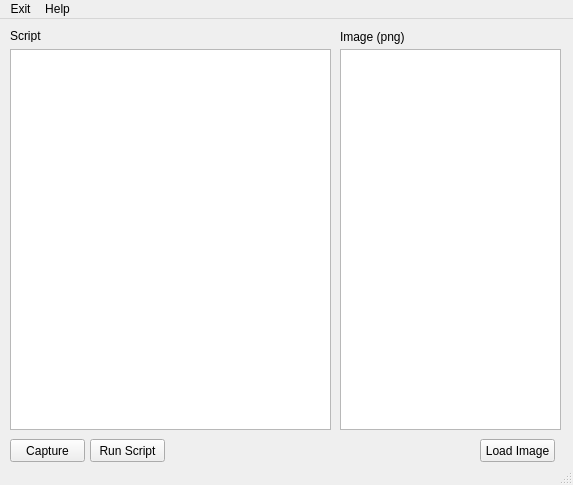
<?xml version="1.0" encoding="UTF-8"?>
<ui version="4.0">
 <class>MainWindow</class>
 <widget class="QMainWindow" name="MainWindow">
  <property name="geometry">
   <rect>
    <x>0</x>
    <y>0</y>
    <width>573</width>
    <height>485</height>
   </rect>
  </property>
  <property name="sizePolicy">
   <sizepolicy hsizetype="Fixed" vsizetype="Fixed">
    <horstretch>0</horstretch>
    <verstretch>0</verstretch>
   </sizepolicy>
  </property>
  <property name="windowTitle">
   <string>MainWindow</string>
  </property>
  <property name="windowIcon">
   <iconset>
    <normaloff>E:/qt_icon.png</normaloff>E:/qt_icon.png</iconset>
  </property>
  <widget class="QWidget" name="centralwidget">
   <widget class="QWidget" name="gridLayoutWidget">
    <property name="geometry">
     <rect>
      <x>10</x>
      <y>30</y>
      <width>321</width>
      <height>381</height>
     </rect>
    </property>
    <layout class="QGridLayout" name="gridLayout">
     <item row="0" column="1">
      <widget class="QTextEdit" name="textEdit"/>
     </item>
    </layout>
   </widget>
   <widget class="QWidget" name="gridLayoutWidget_2">
    <property name="geometry">
     <rect>
      <x>340</x>
      <y>30</y>
      <width>221</width>
      <height>381</height>
     </rect>
    </property>
    <layout class="QGridLayout" name="gridLayout_2">
     <item row="0" column="0">
      <widget class="QListWidget" name="imglistWidget"/>
     </item>
    </layout>
   </widget>
   <widget class="QPushButton" name="loadButton">
    <property name="geometry">
     <rect>
      <x>480</x>
      <y>420</y>
      <width>75</width>
      <height>23</height>
     </rect>
    </property>
    <property name="text">
     <string>Load Image</string>
    </property>
   </widget>
   <widget class="QPushButton" name="captureButton">
    <property name="geometry">
     <rect>
      <x>10</x>
      <y>420</y>
      <width>75</width>
      <height>23</height>
     </rect>
    </property>
    <property name="text">
     <string>Capture</string>
    </property>
   </widget>
   <widget class="QPushButton" name="runScriptButton">
    <property name="geometry">
     <rect>
      <x>90</x>
      <y>420</y>
      <width>75</width>
      <height>23</height>
     </rect>
    </property>
    <property name="text">
     <string>Run Script</string>
    </property>
   </widget>
   <widget class="QLabel" name="scriptlabel">
    <property name="geometry">
     <rect>
      <x>10</x>
      <y>10</y>
      <width>47</width>
      <height>13</height>
     </rect>
    </property>
    <property name="text">
     <string>Script</string>
    </property>
   </widget>
   <widget class="QLabel" name="imagelabel">
    <property name="geometry">
     <rect>
      <x>340</x>
      <y>10</y>
      <width>71</width>
      <height>16</height>
     </rect>
    </property>
    <property name="text">
     <string>Image (png)</string>
    </property>
   </widget>
  </widget>
  <widget class="QMenuBar" name="menubar">
   <property name="geometry">
    <rect>
     <x>0</x>
     <y>0</y>
     <width>573</width>
     <height>21</height>
    </rect>
   </property>
   <widget class="QMenu" name="menuExit">
    <property name="title">
     <string>Exit</string>
    </property>
    <addaction name="actionExit"/>
   </widget>
   <widget class="QMenu" name="menuHelp">
    <property name="title">
     <string>Help</string>
    </property>
    <addaction name="actionAbout"/>
   </widget>
   <addaction name="menuExit"/>
   <addaction name="menuHelp"/>
  </widget>
  <widget class="QStatusBar" name="statusbar"/>
  <action name="actionAbout">
   <property name="text">
    <string>About</string>
   </property>
  </action>
  <action name="actionExit">
   <property name="text">
    <string>Exit</string>
   </property>
  </action>
 </widget>
 <resources/>
 <connections/>
</ui>
